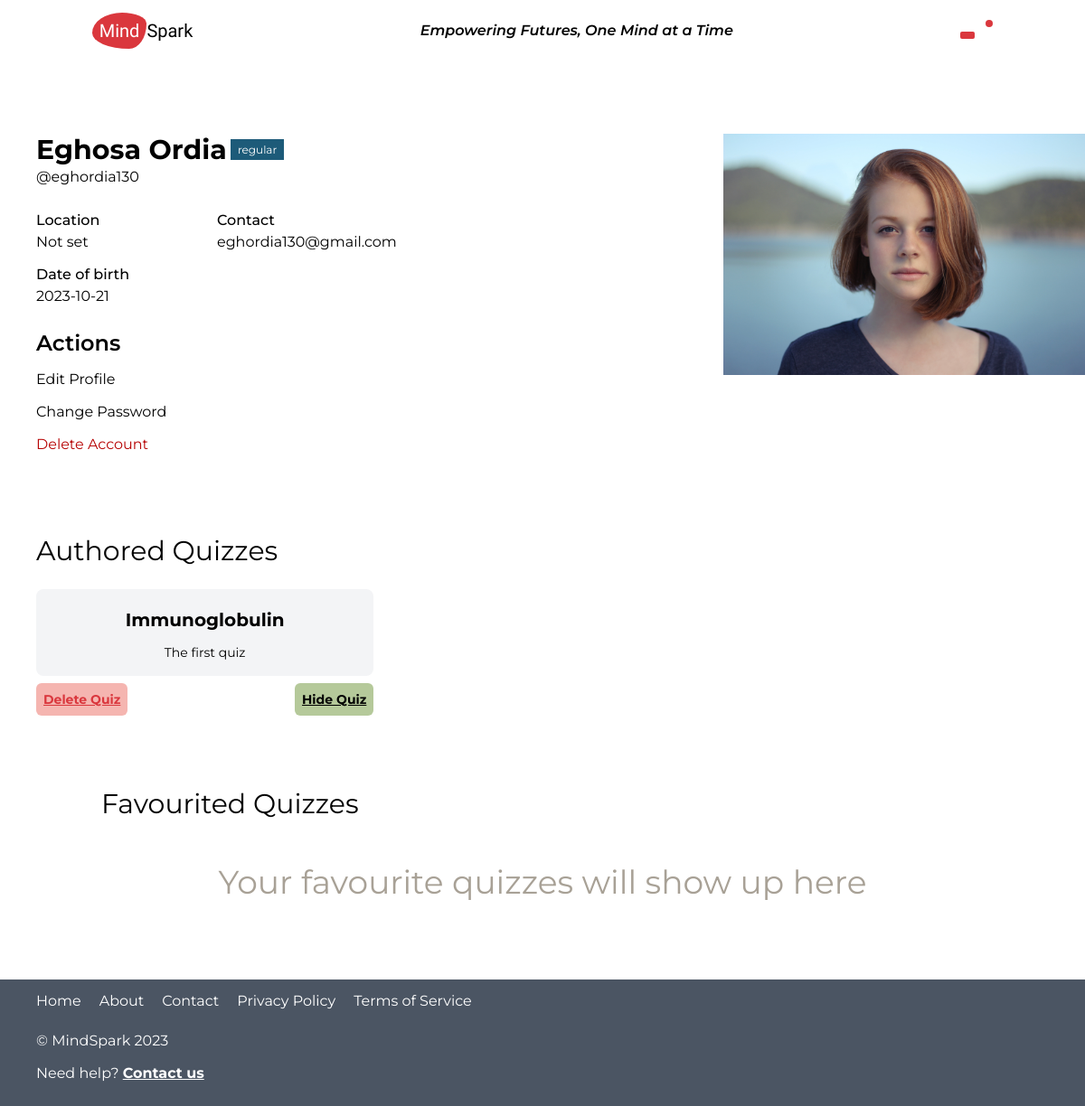
Before: /profile/eghordia130 (signed in) with the older database file.
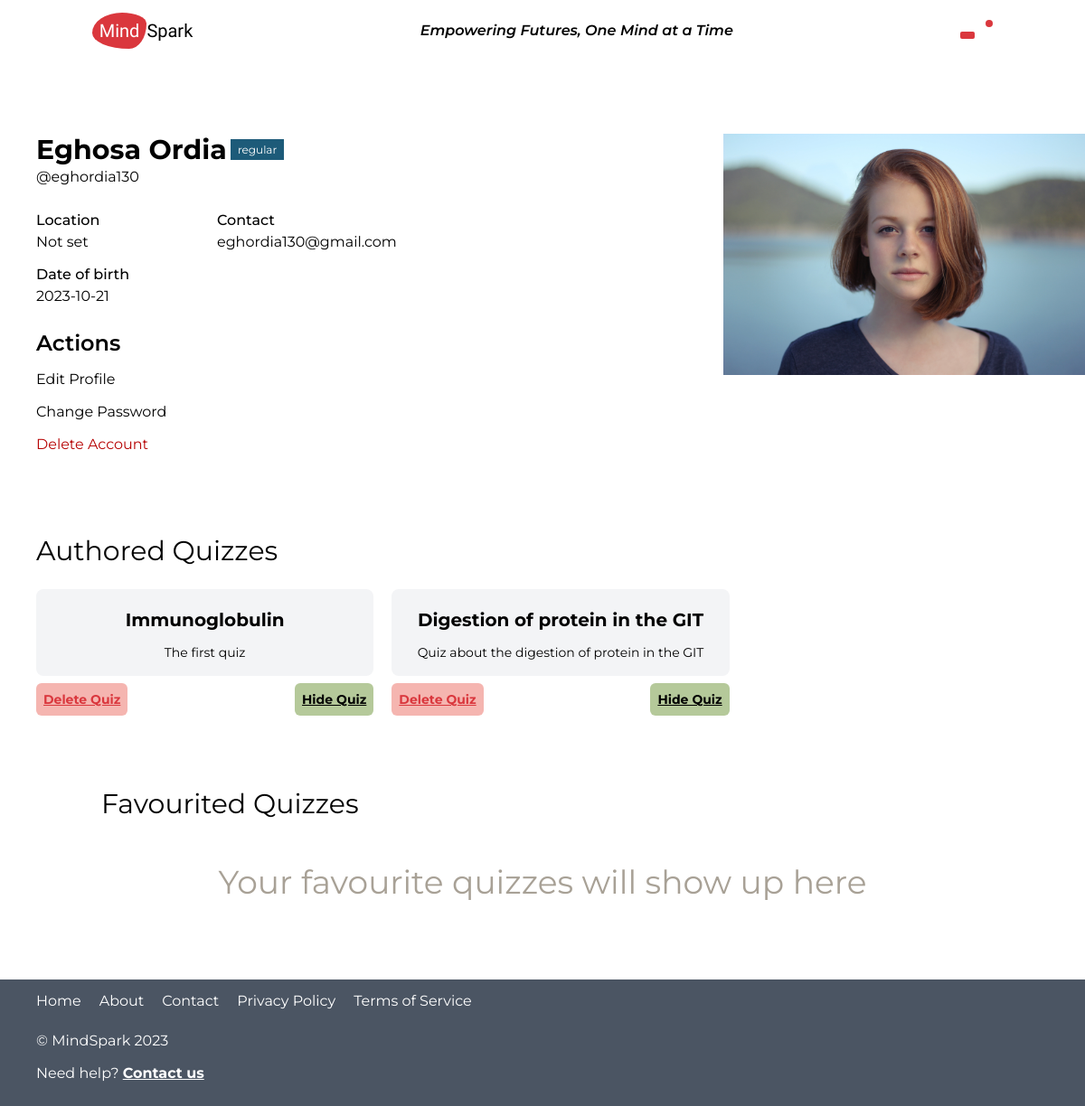
After: the same page with the newer database file.
### main.py (models this page shows, shortened)
class Users(db.Model, UserMixin):
    id = db.Column(db.Integer, unique=True, primary_key=True)
    username = db.Column(db.String(50), nullable=False)
    acct_plan = db.Column(db.String(50), nullable=False)
    acct_type = db.Column(db.String(50), nullable=False)
    date_joined = db.Column(db.String(50), nullable=False)
    dob = db.Column(db.String(20), nullable=False)
    email = db.Column(db.String(50), nullable=False)
    name = db.Column(db.String(50), nullable=False)
    location = db.Column(db.String(50), nullable=False)
    password = db.Column(db.String(50), nullable=False)

class Questions(db.Model):
    __bind_key__ = 'mindspark'
    id = db.Column(db.Integer, unique=True, primary_key=True)
    author = db.Column(db.String(50), nullable=False)
    name = db.Column(db.String(50), nullable=False)
    category = db.Column(db.String(50), nullable=False)
    desc = db.Column(db.String(100), nullable=False)
    subject = db.Column(db.String(50), nullable=False)
    question_type = db.Column(db.String(50), nullable=False)
    questions = db.Column(db.String(200), nullable=False)
    options = db.Column(db.String(200), nullable=False)
    privacy = db.Column(db.String(50), nullable=False)

### main.py (the view)
@app.route('/profile/<username>')
@login_required
def profile(username):
    user_quizzes = db.session.query(Questions).filter_by(author=username).all()
    user = Users.query.filter_by(username=username).first_or_404(description="No user with the provided username")
    return render_template('pages/profile.html', user=user, quizzes=user_quizzes)

### main.py (called while the page is built)
@login_manager.user_loader
def load_user(user_id):
    return Users.query.get(user_id)

### templates/pages/profile.html (shortened to what this page needs)
{% extends 'base.html' %}
{% block body %}
<section class="profile pt-12 md:pt-20 grid place-items-center" id="profile">
  <div class="flex justify-between flex-col gap-10 md:flex-row">
    <div class="user-info w-full order-last px-10 md:order-first md:w-2/5">
      <span class="font-bold md:text-3xl">{{ user.name }}</span>
      <sup class="text-[10px] px-2 py-1 bg-primaryBlue text-white md:text-xs"
        >{{ user.acct_plan }}</sup
      >
      <span class="block text-[12px] md:text-base">@{{ user.username }}</span>
      <div class="grid grid-cols-2 mt-3 text-xs md:text-base">
        <div>
          <span class="font-medium block mt-3">Location</span>
          <span class="">{{ user.location }}</span>
        </div>
        <div>
          <span class="font-medium block mt-3">Contact</span>
          <span>{{ user.email }}</span>
        </div>
        <div>
          <span class="font-medium block mt-3">Date of birth</span>
          <span>{{ user.dob }}</span>
        </div>
      </div>
      <h2 class="mt-6 font-semibold md:text-2xl">Actions</h2>
      <div class="mt-3 text-xs md:text-base">
        <a href="/coming-soon">Edit Profile </a>
      </div>
      <div class="mt-3 text-xs md:text-base">
        <a href="/recover">Change Password </a>
      </div>
      <div class="mt-3 text-red text-xs md:text-base">
        <a href="{{ url_for('delete_acct', acct_id= user.id) }}"
          >Delete Account </a>
      </div>
    </div>
    <div class="user-photo mx-auto w-8/12 md:m-0 md:w-4/12">
      <img
        src="{{ url_for('static', filename='img/profile.jpg') }}"
        alt=""
        class="w-full"
      />
    </div>
  </div>
</section>
<section class="mt-20 md:mt-12">
  <div class="px-8 py-10 md:px-10">
    <h2 class="text-3xl">Authored Quizzes</h2>
    {% if quizzes|length == 0 %}
    <h2 class="text-center my-12 text-4xl text-[#A8A196]">
      Quizzes you create will show up here
    </h2>
    {% else %}
    <div class="quizzes flex gap-5 flex-wrap mt-6">
      {% for quiz in quizzes %}
      <div class="text-center quiz_div w-full md:w-4/12">
        <div class="quiz-main bg-gray-100 rounded-lg py-1 mb-2 px-1">
          <h2 class="quiz-heading mt-4 text-xl font-bold">{{ quiz.name }}</h2>
          <p class="quiz-body my-3 text-sm">{{ quiz.desc }}</p>
        </div>
        <div class="quiz-action flex justify-between text-sm">
          <a
            href="{{ url_for('delete_quiz', quiz_id=quiz.id) }}"
            class="text-clifford underline font-bold bg-lightRed rounded-md p-2"
            >Delete Quiz</a
          >
          <a href="#" class="font-bold underline bg-sage rounded-md p-2"
            >Hide Quiz</a
          >
        </div>
      </div>
      {% endfor %}
    </div>
    {% endif %}
  </div>
</section>
<section class="">
  <div class="px-8 md:py-10 md:px-28">
    <h2 class="text-3xl">Favourited Quizzes</h2>
    <div class="quizzes">
      <h2 class="text-center my-12 text-4xl text-[#A8A196]">
        Your favourite quizzes will show up here
      </h2>
    </div>
  </div>
</section>
{% endblock %}

### templates/base.html (shortened to what this page needs)
<!DOCTYPE html>
<html lang="en">
  <head>
    <link
      rel="stylesheet"
      href="https://cdnjs.cloudflare.com/ajax/libs/line-awesome/1.3.0/line-awesome/css/line-awesome.min.css"
    />
    <script src="https://cdn.tailwindcss.com"></script>
    <link rel="stylesheet" type="text/tailwindcss" href="" />
    <link
      rel="stylesheet"
      href="https://cdnjs.cloudflare.com/ajax/libs/animate.css/4.1.1/animate.min.css"
    />
    <link
      rel="stylesheet"
      href="https://unicons.iconscout.com/release/v4.0.8/css/line.css"
    />
    <link
      rel="stylesheet"
      href="{{ url_for('static', filename='css/main.css') }}"
    />
  </head>
  <body class="relative no-scrollbar overflow-y-auto">
    {% block nav %}
    <nav class="bg-white sticky top-0 z-20">
      <div class="flex justify-between md:justify-around gap-20 px-4 py-5">
        <a href="/" class="my-auto kanit text-xl"
          ><span class="p-2 bg-clifford text-white radius-1">Mind</span>Spark</a
        >
        <span class="hidden my-auto italic font-semibold md:inline-block"
          >Empowering Futures, One Mind at a Time</span
        >
        <ul class="flex justify-center gap-5 my-auto">
          <li class="my-auto">
            <button
              class="sideMore px-2 py-1 bg-clifford rounded-sm text-white"
            >
            </button>
          </li>
          <li class="my-auto relative">
            <span
              class="bg-clifford h-2 w-2 rounded-full absolute top-0 right-0"
            ></span>
          </li>
        </ul>
      </div>
    </nav>
    {% endblock %}
    {% block body %}{% endblock %}
    {% block footer %}
    <footer class="bg-gray-600 text-white py-3">
      <div
        class="parent-div flex justify-center gap-10 px-10 md:justify-none md:gap-0 md:flex-col"
      >
        <ul class="flex gap-2 flex-col flex-wrap md:flex-row md:gap-5">
          <li>
            <a href="/home">Home</a>
          </li>
          <li>
            <a href="/about">About</a>
          </li>
          <li>
            <a href="/about">Contact</a>
          </li>
          <li>
            <a href="/coming_soon">Privacy Policy</a>
          </li>
          <li>
            <a href="/coming_soon">Terms of Service</a>
          </li>
        </ul>
        <div class="my-auto md:mt-5 text-center md:text-left">
          <p>&copy; MindSpark 2023</p>
          <p class="my-3">
            Need help? <a href="#" class="font-bold underline">Contact us</a>
          </p>
        </div>
      </div>
    </footer>
    {% endblock %}
  </body>
</html>

### static/css/main.css (style rules this page uses)
:root { --animate-duration: 500ms; --animate-delay: 0.9s; }
* { transition: all 0.3s ease-in-out; }
.kanit { font-family: "Kanit", sans-serif; }
html { scroll-behavior: smooth; }
body { font-family: "Montserrat", sans-serif; }
.radius-1 { border-radius: 55% 45% 32% 68% / 56% 30% 70% 44%; }

Changed rows visible on the page:
added Questions: name "Digestion of protein in the GIT", desc "Quiz about the digestion of protein in the GIT"
